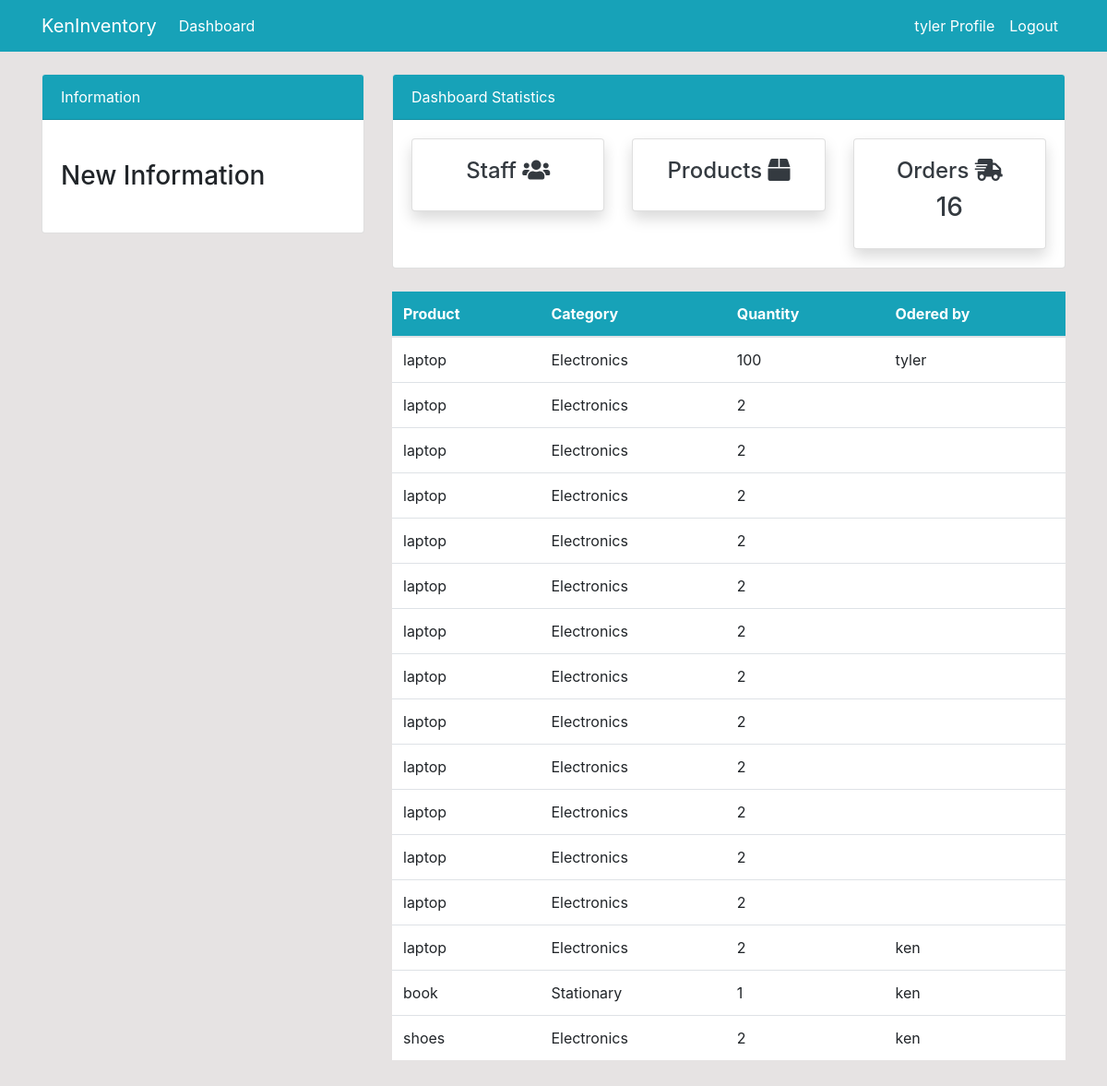
Screenshot of /order (signed in) with the database file from the repository.
### dashboard/models.py (models this page shows, shortened)
class Order(models.Model):
    product = models.ForeignKey(Product,on_delete=models.CASCADE,null=True)
    staff = models.ForeignKey(User,models.CASCADE,null=True)
    quantity = models.PositiveIntegerField(null=True)
    date = models.DateTimeField(auto_now_add=True)
    class Meta:
        verbose_name_plural = 'Order'

class Product(models.Model):
    name = models.CharField(max_length=100,null=True)
    category = models.CharField(max_length=100,choices=CATEGORY,null=True)
    quantity = models.PositiveIntegerField(default=1,null=True)
    def __str__(self):
        return f"{self.name}"

### dashboard/views.py (the view)
# urls.py: path('order',views.order,name='order'),
def order(request):
    order =  Order.objects.all()
    order_count = Order.objects.all().count()
    context = {
        'order':order,
        'order_count':order_count
    }
    return render(request,'dashboard/order.html',context)

### dashboard/templates/dashboard/order.html (shortened to what this page needs)
{% extends 'partials/base.html' %}
{% block content %}
{%include 'partials/top-bar.html'%}
<div class="row my-4">
    <div class="col-md-4"></div>
    <div class="col-md-8">
        <table class="table bg-white">
            <thead class="bg-info text-white">
                <tr>
                    <th scope="col">Product</th>
                    <th scope="col">Category</th>
                    <th scope="col">Quantity</th>
                    <th scope="col">Odered by</th>
                </tr>
            </thead>
            <tbody>
                {% for order in order %}
                <tr>
                    <td>{{ order.product }}</td>
                    <td>{{ order.product.category }}</td>
                    <td>{{ order.quantity }}</td>
                    <td>{{ order.staff.username }}</td>
                </tr>
                {% endfor %}
            </tbody>
        </table>
    </div>
</div>
{% endblock %}

### dashboard/templates/partials/base.html (shortened to what this page needs)
{% load static %}
<!doctype html>
<html lang="en">
<head>
    <link rel="stylesheet" href="https://cdn.jsdelivr.net/npm/bootstrap@4.6.0/dist/css/bootstrap.min.css"
>
    <link rel="stylesheet" href="https://use.fontawesome.com/releases/v5.15.2/css/all.css"
>
    <link rel="stylesheet" href="{% static 'style.css' %}">
</head>
<body>
    <nav class="navbar navbar-expand-lg navbar-info bg-info">
        <div class="container">
            {%if user.is_authenticated %}
            <a class="navbar-brand text-white" href="/">KenInventory</a>
            <div class="collapse navbar-collapse" id="navbarSupportedContent">
                <ul class="navbar-nav mr-auto">
                    <li class="nav-item active">
                        <a class="nav-link text-white" href="/">Dashboard </a>
                    </li>
                </ul>
                <ul class="navbar-nav ml-auto">
                    <li class="nav-item active">
                        <a class="nav-link text-white" href="{%url 'profile'%}">{{user.username}} Profile
                            <span class="sr-only">(current)</span></a>
                    </li>
                    <li class="nav-item">
                        <a class="nav-link text-white" href="{%url 'logout' %}">Logout</a>
                    </li>
                </ul>
            {%endif%}
            </div>
        </div>
    </nav>
    <div class="container">
        {% block content %}
        {% endblock %}
    </div>
</body>
</html>

### static/style.css (style rules this page uses)
body { background: rgb(230, 227, 227); }

### rows the page displays
Order: product "laptop", product.category "Electronics", quantity "100", staff.username "tyler"
Order: product "laptop", product.category "Electronics", quantity "2"
Order: product "laptop", product.category "Electronics", quantity "2"
Order: product "laptop", product.category "Electronics", quantity "2"
Order: product "laptop", product.category "Electronics", quantity "2"
Order: product "laptop", product.category "Electronics", quantity "2"
Order: product "laptop", product.category "Electronics", quantity "2"
Order: product "laptop", product.category "Electronics", quantity "2"
Order: product "laptop", product.category "Electronics", quantity "2"
Order: product "laptop", product.category "Electronics", quantity "2"
Order: product "laptop", product.category "Electronics", quantity "2"
Order: product "laptop", product.category "Electronics", quantity "2"
Order: product "laptop", product.category "Electronics", quantity "2"
Order: product "laptop", product.category "Electronics", quantity "2", staff.username "ken"
Order: product "book", product.category "Stationary", quantity "1", staff.username "ken"
Order: product "shoes", product.category "Electronics", quantity "2", staff.username "ken"

### other values shown
{{ user.username }} "tyler"
{{ order_count }} "16"
